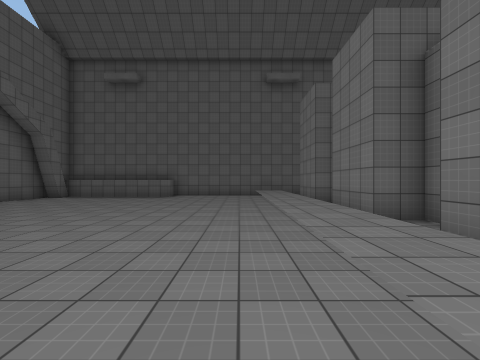
view 1 (above)

16 first-person views from a walk through a 3-D level made in the Unity game engine. The camera is 1.5 m above the floor, looks level and sees 90° across. The floor is counted in squares, 2 m on a side. Each view is taken from the middle of a square. On the plan, view 1 faces up. The plan holds only what a view shows up to about 9 squares ahead; the rest is blank. The place goes on beyond the plan. Surface patterns are stand-ins for the level's own textures.

view 2
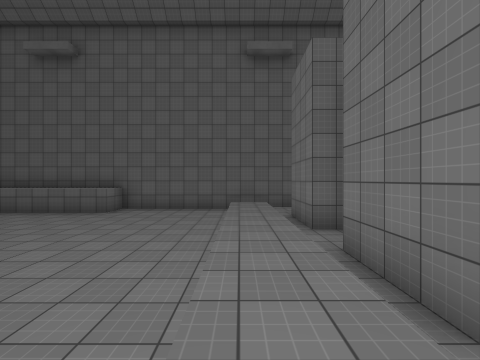

view 3
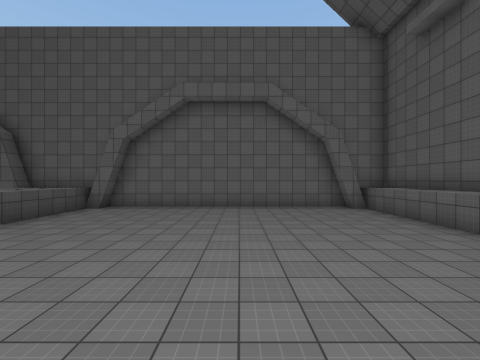

view 4
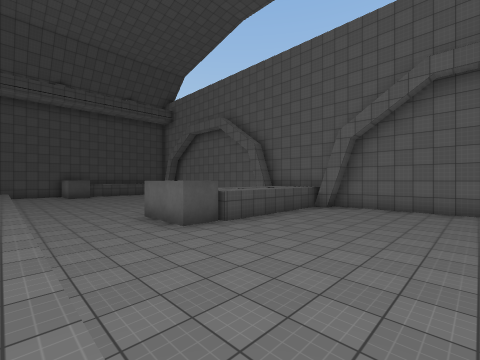

view 5
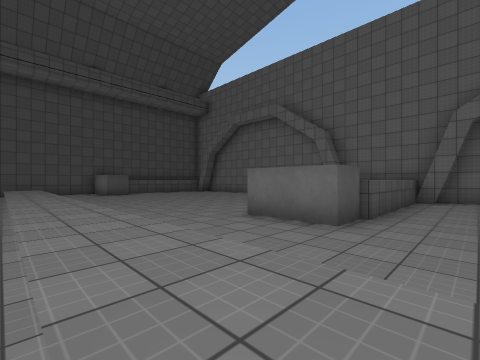

view 6
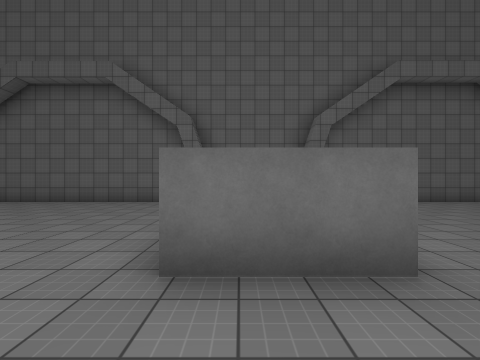

view 7
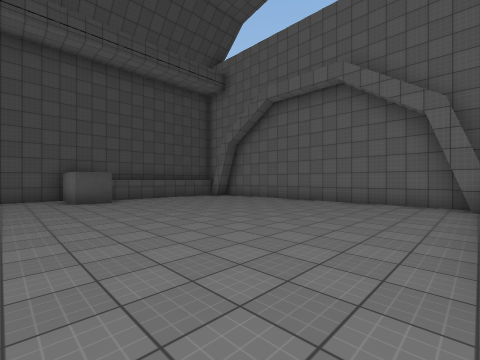

view 8
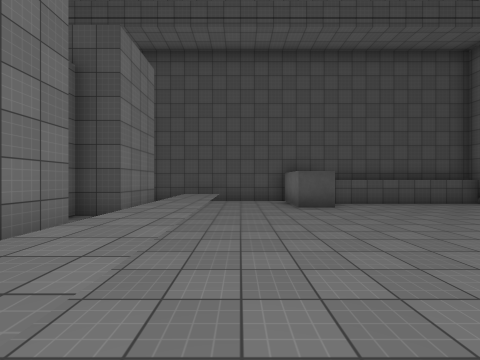

view 9
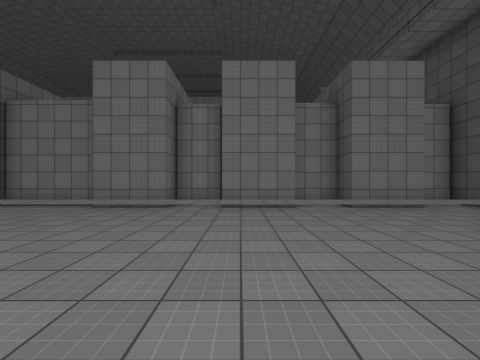

view 10
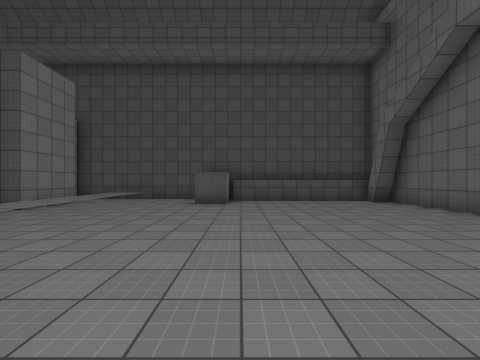

view 11
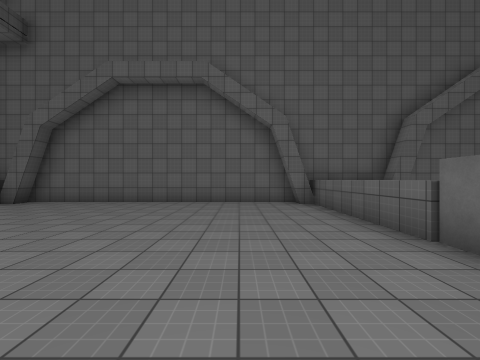

view 12
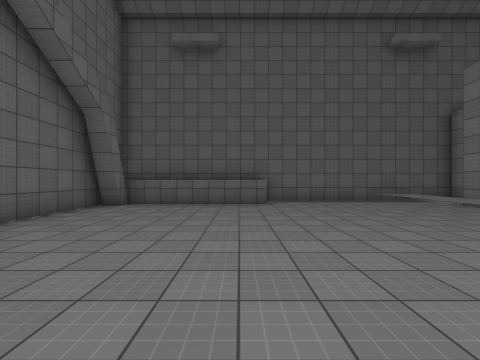

view 13
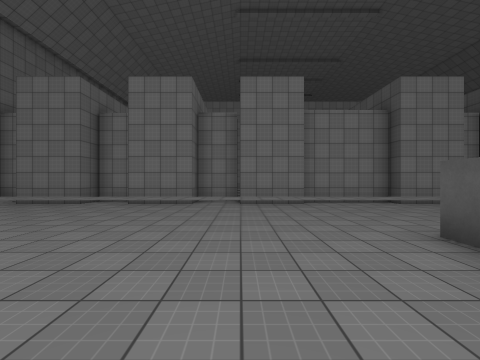

view 14
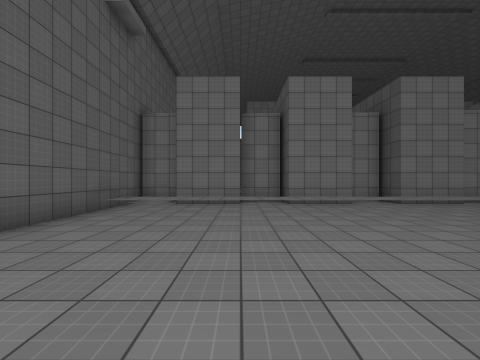

view 15
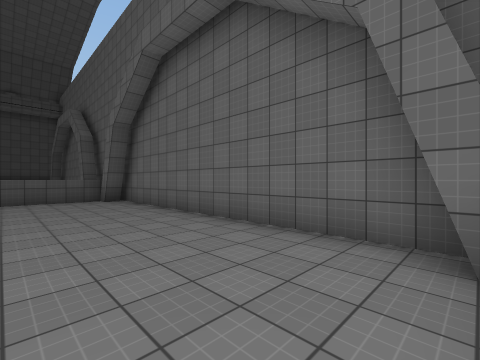

view 16
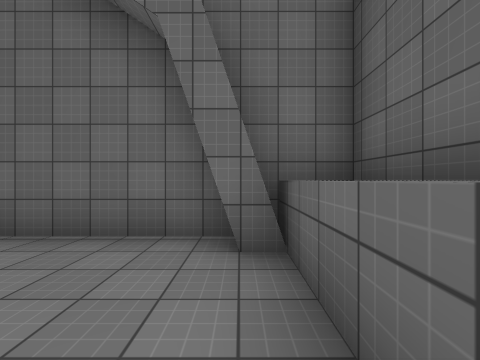

### Floor plan
Key: @ floor where view 1 was taken; # wall or solid block; x gap in a wall; . main floor; : floor 0.25 m higher than the main floor; + floor 0.5 m higher than the main floor; / step, stairs or slope; ^ raised ledge.
Columns run from 9 left of view 1 to 4 right of it. Each row starts with its distance up from view 1.
 12  #############
 11  #^^^^....+/:#
 10 ##........+/##
  9 #.........+/##
  8 #.........+/##
  7 #.........+/.#
  6 #.........+/##
  5 #.........+/##
  4 #.........+/.#
  3 #.........+/##
  2 #.........+/#
  1 ##........+/#
  0  #^^^^##.@+/#
 -1  #^^^^##..+/#
 -2 ##........+/#
 -3 #.........+/#
 -4 #.........+/##
 -5 #.........+/.#
 -6 #.........+/##
 -7 #.........+/#
 -8 #.........+/.x
 -9 #.........+/##
-10 #.........+/#
-11 ##.....#..+/##
-12  #######..+/.#
-13   ############

Positions as (right, up) in squares from view 1, and headings:
1: (0, 0), facing up
2: (1, 3), facing up
3: (1, 6), facing left
4: (1, 5), facing down-left
5: (2, 2), facing down-left
6: (0, -1), facing left
7: (0, -2), facing down-left
8: (0, -4), facing down
9: (-4, -6), facing right
10: (-3, -3), facing down
11: (0, -4), facing left
12: (-4, 3), facing up
13: (-5, 3), facing right
14: (-5, 8), facing right
15: (-5, 10), facing down-left
16: (-5, 10), facing left
